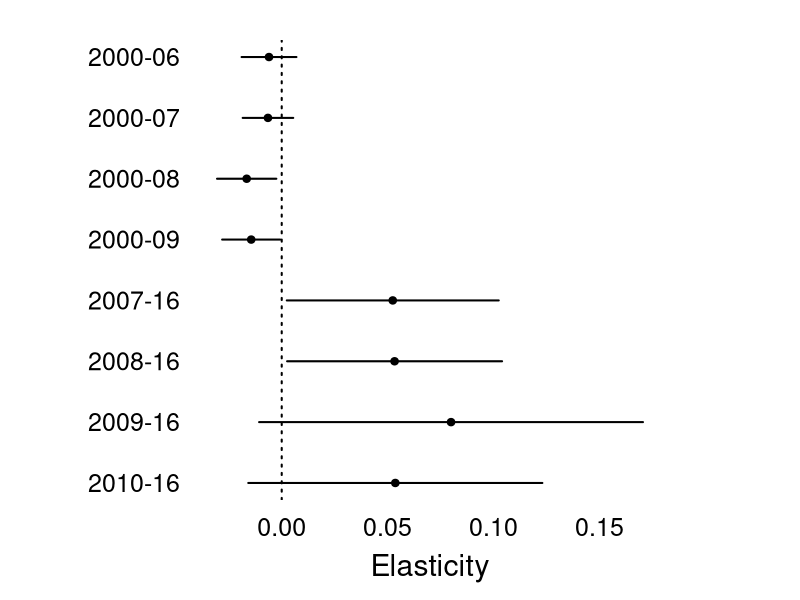

The R script that drew this image:
# last update 2019.11.21
# Estimates
beta<-c(-0.00130, -0.00141, -0.00359, -0.00313,
        0.01150, 0.01169, 0.01755, 0.01178)
beta.se<-c(0.00143, 0.00132, 0.00155, 0.00152, 
           0.00560, 0.00568, 0.01015, 0.00778)

# Sample averages
evi.avg<-c(0.2164842, 0.2168393, 0.2169862, 0.2171596,
           0.2193645, 0.2193689, 0.2195199, 0.2196341)
refugees.avg<-c(1078.666, 1062.383, 1052.142, 1044.496,
                2104.926, 2233.429, 2391.331, 2593.565)

# Calculate elasticity
elasticity<- (beta/evi.avg) * ((refugees.avg)/sqrt(refugees.avg^2+1)) 
elasticity.lwr<-((beta-1.96*beta.se)/evi.avg) *
  ((refugees.avg)/sqrt(refugees.avg^2+1)) 
elasticity.upr<-((beta+1.96*beta.se)/evi.avg) *
  ((refugees.avg)/sqrt(refugees.avg^2+1)) 

# PLOT
par(mar=c(5,5,2,2), las=1, bty='n', pty='s', cex.lab=1.8, cex.axis=1.5)
plot(rev(elasticity), 1:8, xlim=c(min(elasticity.lwr), max(elasticity.upr)),
     axes=F, xlab='Elasticity', ylab='', type="n")
abline(v=0, lty=3, lwd=2)
segments(rev(elasticity.lwr), 1:8, rev(elasticity.upr), 1:8, lwd=2)
points(rev(elasticity), 1:8, pch=19)
axis(2, tick=F, at=1:8, 
     label=rev(c("2000-06", "2000-07", "2000-08", "2000-09",
                 "2007-16", "2008-16", "2009-16", "2010-16")))
axis(1, tick=F)

## FIN